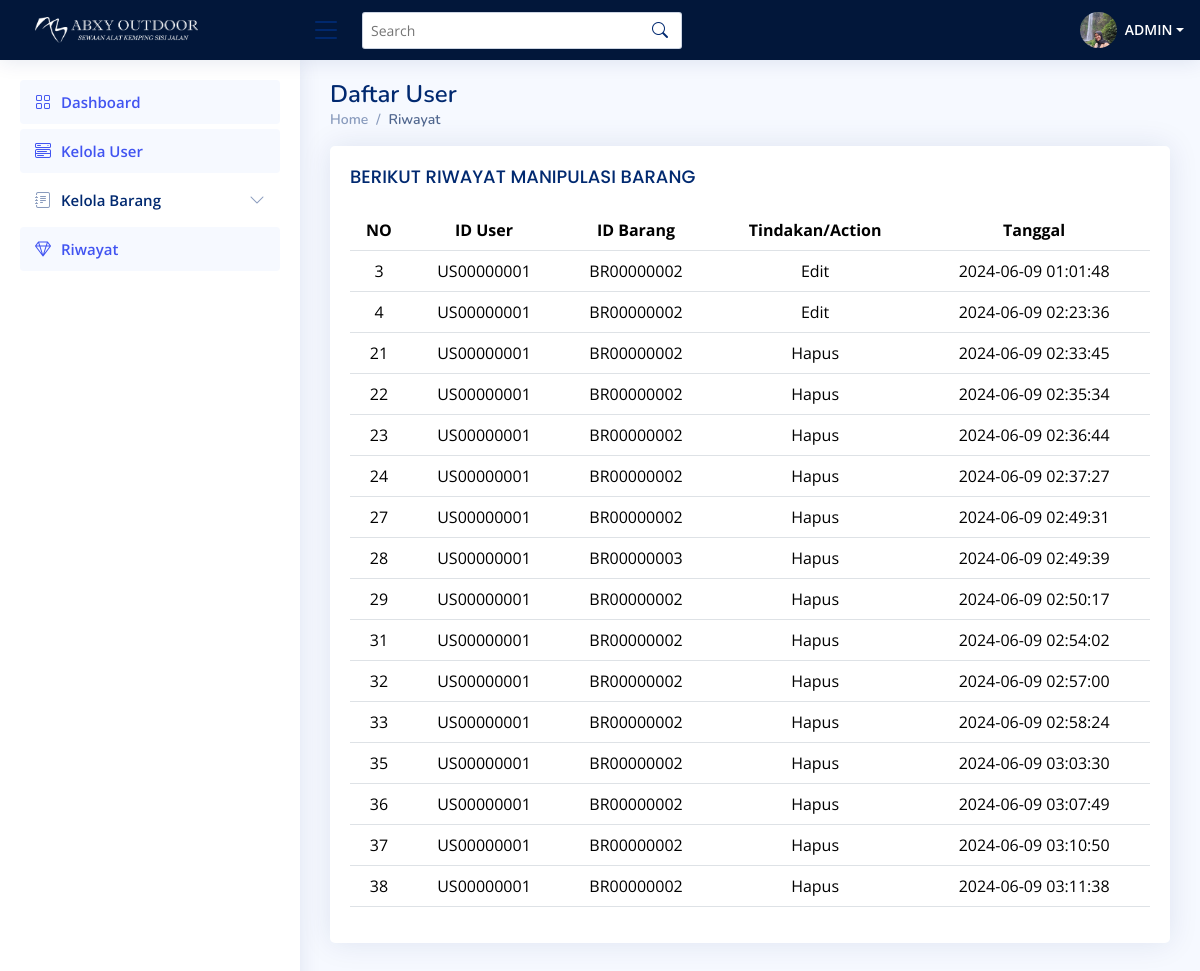
/riwayat.php (signed in), run on the app's committed database.
### tables this page shows
CREATE TABLE `riwayat` (
  `id_riwayat` int(11) NOT NULL,
  `id_user` char(10) NOT NULL,
  `id_barang` char(10) NOT NULL,
  `tindakan` varchar(20) NOT NULL,
  `waktu` timestamp NOT NULL DEFAULT current_timestamp()
);

### riwayat.php (the view, shortened to what this page needs)
<?php
require 'functions.php';
$sql = "SELECT * FROM riwayat";
$result = $conn->query($sql);
?>
<!DOCTYPE html>
<html lang="en">
<head>
  <link href="assets/vendor/bootstrap/css/bootstrap.min.css" rel="stylesheet">
  <link href="assets/vendor/bootstrap-icons/bootstrap-icons.css" rel="stylesheet">
  <link href="assets/vendor/boxicons/css/boxicons.min.css" rel="stylesheet">
  <link href="assets/vendor/quill/quill.snow.css" rel="stylesheet">
  <link href="assets/vendor/quill/quill.bubble.css" rel="stylesheet">
  <link href="assets/vendor/remixicon/remixicon.css" rel="stylesheet">
  <link href="assets/vendor/simple-datatables/style.css" rel="stylesheet">
  <link href="assets/css/style.css" rel="stylesheet">
</head>
<body>
  <header id="header" class="header fixed-top d-flex align-items-center">
    <div class="d-flex align-items-center justify-content-between">
      <a href="index.html" class="logo d-flex align-items-center">
        <img src="imglandingpage/logoabxy.png" alt="">
      </a>
      <i class="bi bi-list toggle-sidebar-btn"></i>
    </div>
    <div class="search-bar">
      <form class="search-form d-flex align-items-center" method="POST" action="#">
        <input type="text" name="query" placeholder="Search" title="Enter search keyword">
        <button type="submit" title="Search"><i class="bi bi-search"></i></button>
      </form>
    </div>
    <nav class="header-nav ms-auto">
      <ul class="d-flex align-items-center">
        <li class="nav-item dropdown pe-3">
          <a class="nav-link nav-profile d-flex align-items-center pe-0" href="#" data-bs-toggle="dropdown">
            <img src="imglandingpage/curug.png" alt="Profile" class="rounded-circle">
            <span class="d-none d-md-block dropdown-toggle ps-2" style="color: white;">ADMIN</span>
          </a>
        </li>
      </ul>
    </nav>
  </header>
  <aside id="sidebar" class="sidebar">
    <ul class="sidebar-nav" id="sidebar-nav">
      <li class="nav-item">
        <a class="nav-link " href="admin.php">
          <i class="bi bi-grid"></i>
          <span>Dashboard</span>
        </a>
      </li>
      <li class="nav-item">
        <a class="nav-link" data-bs-target="#components-nav" data-bs-toggle="collapse" href="#">
          <i class="bi bi-menu-button-wide"></i><span>Kelola User</span>
        </a>
      </li>
      <li class="nav-item">
        <a class="nav-link collapsed" data-bs-target="#forms-nav" data-bs-toggle="collapse" href="#">
          <i class="bi bi-journal-text"></i><span>Kelola Barang</span><i class="bi bi-chevron-down ms-auto"></i>
        </a>
      </li>
      <li class="nav-item" class="active">
        <a class="nav-link" href="riwayat.php">
          <i class="bi bi-gem"></i><span>Riwayat</span>
        </a>
      </li>
  </aside>
  <main id="main" class="main">
    <div class="pagetitle">
      <h1>Daftar User</h1>
      <nav>
        <ol class="breadcrumb">
          <li class="breadcrumb-item"><a href="admin.php">Home</a></li>
          <li class="breadcrumb-item active">Riwayat</li>
        </ol>
      </nav>
    </div>
    <section class="section">
      <div class="row">
        <div class="col-lg-12">
          <div class="card">
            <div class="card-body">
              <h5 class="card-title">BERIKUT RIWAYAT MANIPULASI BARANG</h5>
              <div class="table-container">
                <table class="table datatable">
                  <thead>
                    <th style="text-align: center;">NO</th>
                    <th style="text-align: center;">ID User</th>
                    <th style="text-align: center;">ID Barang</th>
                    <th style="text-align: center;">Tindakan/Action</th>
                    <th style="text-align: center;">Tanggal</th>
                  </thead>
                  <tbody>
                    <?php
                    if ($result->num_rows > 0) {
                      while ($row = $result->fetch_assoc()) {
                        echo '<tr style="text-align: center;">';
                        echo '<td>' . $row["id_riwayat"] . '</td>';
                        echo '<td>' . $row["id_user"] . '</td>';
                        echo '<td>' . $row["id_barang"] . '</td>';
                        echo '<td>' . $row["tindakan"] . '</td>';
                        echo '<td>' . $row["waktu"] . '</td>';
                        echo '</tr>';
                      }
                    } else {
                      echo "<tr><td colspan='9'>Tidak ada data yang ditemukan</td></tr>";
                    }
                    ?>
                  </tbody>
                </table>
              </div>
            </div>
          </div>
        </div>
      </div>
    </section>
  </main>
</body>
</html>

### assets/css/style.css (style rules this page uses)
:root { scroll-behavior: smooth; }
body { font-family: "Open Sans", sans-serif; background: #f6f9ff; color: #444444; }
a { color: #4154f1; text-decoration: none; }
h1, h2, h3, h4, h5, h6 { font-family: "Nunito", sans-serif; }
.table-container { max-width: 100%; overflow-x: auto; }
.table { width: 100%; }
#main { margin-top: 60px; padding: 20px 30px; transition: all 0.3s; }
.pagetitle { margin-bottom: 10px; }
.pagetitle h1 { font-size: 24px; margin-bottom: 0; font-weight: 600; color: #012970; }
.card { margin-bottom: 30px; border: none; border-radius: 5px; box-shadow: 0px 0 30px rgba(1, 41, 112, 0.1); }
.card-title { padding: 20px 0 15px 0; font-size: 18px; font-weight: 500; color: #012970; font-family: "Poppins", sans-serif; }
.card-body { padding: 0 20px 20px 20px; }
.breadcrumb { font-size: 14px; font-family: "Nunito", sans-serif; color: #899bbd; font-weight: 600; }
.breadcrumb a { color: #899bbd; transition: 0.3s; }
.breadcrumb .breadcrumb-item::before { color: #899bbd; }
.breadcrumb .active { color: #51678f; font-weight: 600; }
.logo { line-height: 1; }
@media (min-width: 1200px) { .logo { width: 280px; } }
.logo img { max-height: 26px; margin-right: 6px; margin-left: 15px; }
.header { transition: all 0.5s; z-index: 997; height: 60px; box-shadow: 0px 2px 20px rgba(1, 41, 112, 0.1); background-color: #02173a; padding-left: 20px; }
.header .toggle-sidebar-btn { font-size: 32px; padding-left: 10px; cursor: pointer; color: #012970; }
.header .search-bar { min-width: 360px; padding: 0 20px; }
.header .search-form { width: 100%; }
.header .search-form input { border: 0; font-size: 14px; color: #012970; border: 1px solid rgba(1, 41, 112, 0.2); padding: 7px 38px 7px 8px; border-radius: 3px; transition: 0.3s; width: 100%; }
.header .search-form button { border: 0; padding: 0; margin-left: -30px; background: none; }
.header .search-form button i { color: #012970; }
.header-nav ul { list-style: none; }
.header-nav>ul { margin: 0; padding: 0; }
.header-nav .nav-profile { color: #ffffff; }
.header-nav .nav-profile img { max-height: 36px; }
.header-nav .nav-profile span { font-size: 14px; font-weight: 600; }
.sidebar { position: fixed; top: 60px; left: 0; bottom: 0; width: 300px; z-index: 996; transition: all 0.3s; padding: 20px; overflow-y: auto; scrollbar-width: thin; scrollbar-color: #aab7cf transparent; box-shadow: 0px 0px 20px rgba(1, 41, 112, 0.1); background-color: #fff; }
@media (min-width: 1200px) { #main, #footer { margin-left: 300px; } }
.sidebar-nav { padding: 0; margin: 0; list-style: none; }
.sidebar-nav li { padding: 0; margin: 0; list-style: none; }
.sidebar-nav .nav-item { margin-bottom: 5px; }
.sidebar-nav .nav-link { display: flex; align-items: center; font-size: 15px; font-weight: 600; color: #4154f1; transition: 0.3; background: #f6f9ff; padding: 10px 15px; border-radius: 4px; }
.sidebar-nav .nav-link i { font-size: 16px; margin-right: 10px; color: #4154f1; }
.sidebar-nav .nav-link.collapsed { color: #012970; background: #fff; }
.sidebar-nav .nav-link.collapsed i { color: #899bbd; }
.sidebar-nav .nav-link .bi-chevron-down { margin-right: 0; transition: transform 0.2s ease-in-out; }

### data on the page
riwayat: id_riwayat "3", id_user "US00000001", id_barang "BR00000002", tindakan "Edit", waktu "2024-06-09 01:01:48"
riwayat: id_riwayat "4", id_user "US00000001", id_barang "BR00000002", tindakan "Edit", waktu "2024-06-09 02:23:36"
riwayat: id_riwayat "21", id_user "US00000001", id_barang "BR00000002", tindakan "Hapus", waktu "2024-06-09 02:33:45"
riwayat: id_riwayat "22", id_user "US00000001", id_barang "BR00000002", tindakan "Hapus", waktu "2024-06-09 02:35:34"
riwayat: id_riwayat "23", id_user "US00000001", id_barang "BR00000002", tindakan "Hapus", waktu "2024-06-09 02:36:44"
riwayat: id_riwayat "24", id_user "US00000001", id_barang "BR00000002", tindakan "Hapus", waktu "2024-06-09 02:37:27"
riwayat: id_riwayat "27", id_user "US00000001", id_barang "BR00000002", tindakan "Hapus", waktu "2024-06-09 02:49:31"
riwayat: id_riwayat "28", id_user "US00000001", id_barang "BR00000003", tindakan "Hapus", waktu "2024-06-09 02:49:39"
riwayat: id_riwayat "29", id_user "US00000001", id_barang "BR00000002", tindakan "Hapus", waktu "2024-06-09 02:50:17"
riwayat: id_riwayat "31", id_user "US00000001", id_barang "BR00000002", tindakan "Hapus", waktu "2024-06-09 02:54:02"
riwayat: id_riwayat "32", id_user "US00000001", id_barang "BR00000002", tindakan "Hapus", waktu "2024-06-09 02:57:00"
riwayat: id_riwayat "33", id_user "US00000001", id_barang "BR00000002", tindakan "Hapus", waktu "2024-06-09 02:58:24"
riwayat: id_riwayat "35", id_user "US00000001", id_barang "BR00000002", tindakan "Hapus", waktu "2024-06-09 03:03:30"
riwayat: id_riwayat "36", id_user "US00000001", id_barang "BR00000002", tindakan "Hapus", waktu "2024-06-09 03:07:49"
riwayat: id_riwayat "37", id_user "US00000001", id_barang "BR00000002", tindakan "Hapus", waktu "2024-06-09 03:10:50"
riwayat: id_riwayat "38", id_user "US00000001", id_barang "BR00000002", tindakan "Hapus", waktu "2024-06-09 03:11:38"
